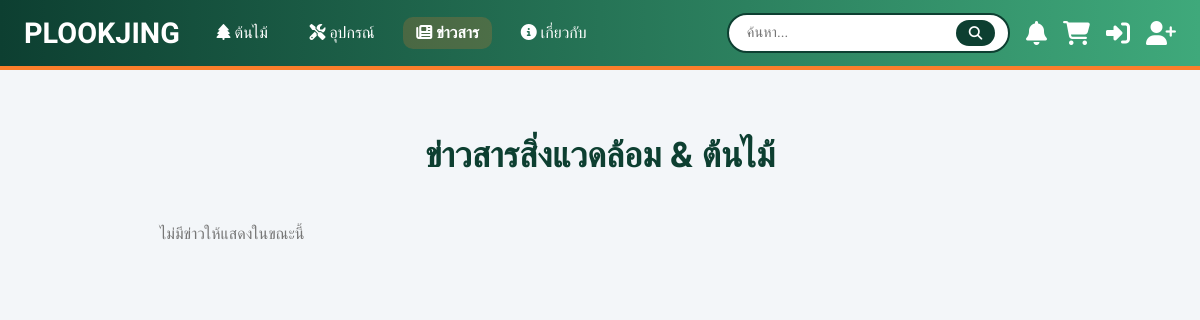
Before: /news/ with the older database file.
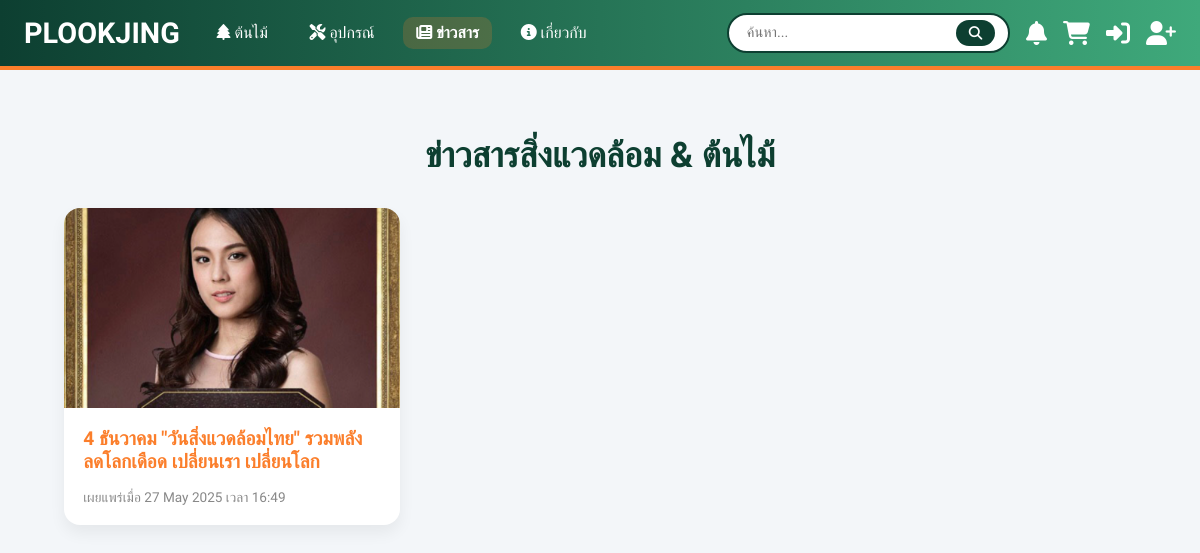
After: the same page with the newer database file.
### myapp/models.py (models this page shows, shortened)
class NewsArticle(models.Model):
    title = models.CharField(max_length=255)
    description = models.TextField()
    image = models.ImageField(upload_to='news_images/', blank=True, null=True)
    article_url = models.URLField()
    created_at = models.DateTimeField(auto_now_add=True)

### myapp/views.py (the view)
# urls.py: path('news/', views.news_list, name='news_list'),
def news_list(request):
    news = NewsArticle.objects.all().order_by('-created_at')
    return render(request, 'myapp/news_list.html', {'news': news})

### templates/myapp/news_list.html (shortened to what this page needs)
{% extends 'base.html' %}
{% load static %}
{% block content %}
<div class="news-section">
  <div class="news-header">ข่าวสารสิ่งแวดล้อม & ต้นไม้</div>
  <div class="news-grid">
    {% for article in news %}
      <a href="{% url 'news_detail' article.id %}" class="news-card">
        {% if article.image %}
          <img src="{{ article.image.url }}" class="news-thumbnail" alt="{{ article.title }}">
        {% else %}
          <img src="{% static 'images/default_news.jpg' %}" class="news-thumbnail" alt="Default">
        {% endif %}
        <div class="news-content">
          <div class="news-title">{{ article.title }}</div>
          <div class="news-meta">เผยแพร่เมื่อ {{ article.created_at|date:"d M Y เวลา H:i" }}</div>
        </div>
      </a>
    {% empty %}
      <p style="text-align:center; color:#777;">ไม่มีข่าวให้แสดงในขณะนี้</p>
    {% endfor %}
  </div>
</div>
{% endblock %}

Changed rows visible on the page:
added NewsArticle: image (picture), title "4 ธันวาคม \"วันสิ่งแวดล้อมไทย\" รวมพลังลดโลกเดือด เปลี่ยนเรา เปลี่ยนโลก", created_at "27 May 2025 เวลา 16:49"
Other visible differences:
text no longer shown: "ไม่มีข่าวให้แสดงในขณะนี้"
